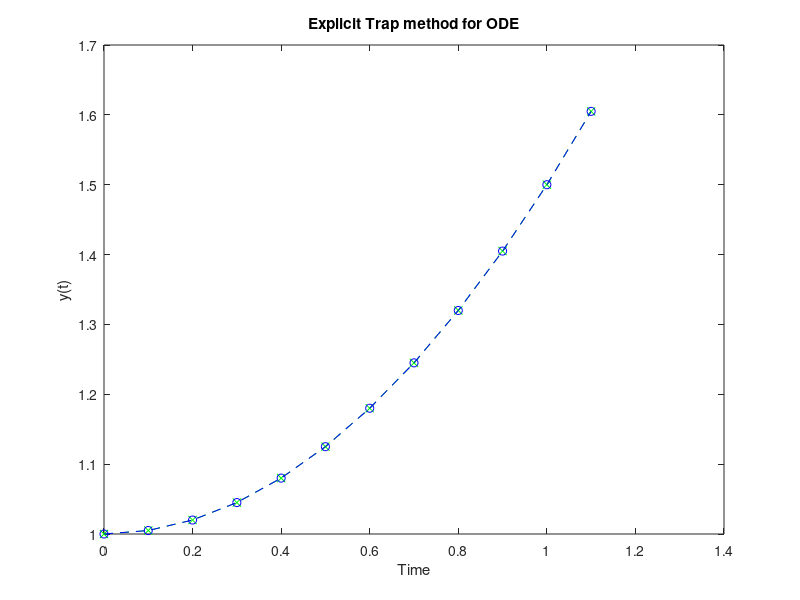

Here is the MATLAB script that generated this plot:
%Explicit trapezoidal method for integrating first order ODE
% t(1) = initial time
% w(1) = initial condition
% h = time step size
% n = number of time steps
t(1)=0.;
h=0.1;
n=10;
w(1)=1.;
ye(1)=1.;
e(1)=0.;
% Print output title lines
fprintf(1,'Explicit Trap method\n');
fprintf(1,'  t(I)        w(I)          y(I)          e(I)\n');
for i=1:n+1
t(i+1)=t(i)+h;
% Change right hand side f(i) as needed.
%f(i)=(w(i)*t(i)+t(i)^3);
%f(i+1)=((w(i)+h*f(i))*t(i+1)+t(i+1)^3);
%(a)
f(i)=t(i);
f(i+1)=t(i+1);
%(b)
w(i+1)=w(i)+(f(i)+f(i+1))*h/2;
% Change exact solution as needed.
ye(i+1)=(t(i+1)*t(i+1))/2+1;
%
e(i+1)=w(i+1)-ye(i+1);
% Print output
fprintf(1,'%6.3f  %15.7e %15.7e %10.7f \n',t(i),w(i),ye(i),e(i));
end
%
% Plot results
%subplot(1,2,1)
plot(t,w,'g--x',t,ye,'b--o')
title('Explicit Trap method for ODE')
xlabel('Time')
ylabel(' y(t) ')
%ylabel('Approximate y(t)')
%
%subplot(1,2,2)
%plot(t,ye)
%title('Euler method for ODE')
%xlabel('Time')
%ylabel('Exact y(t)')
